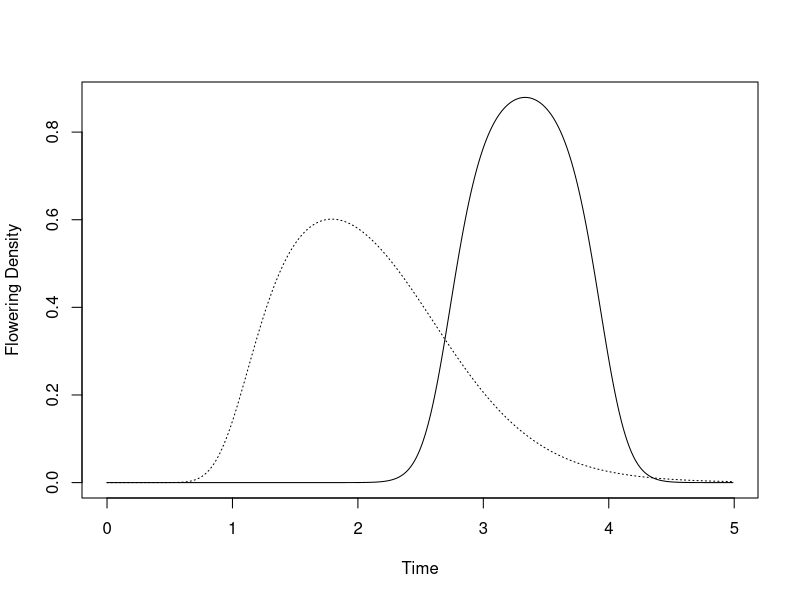
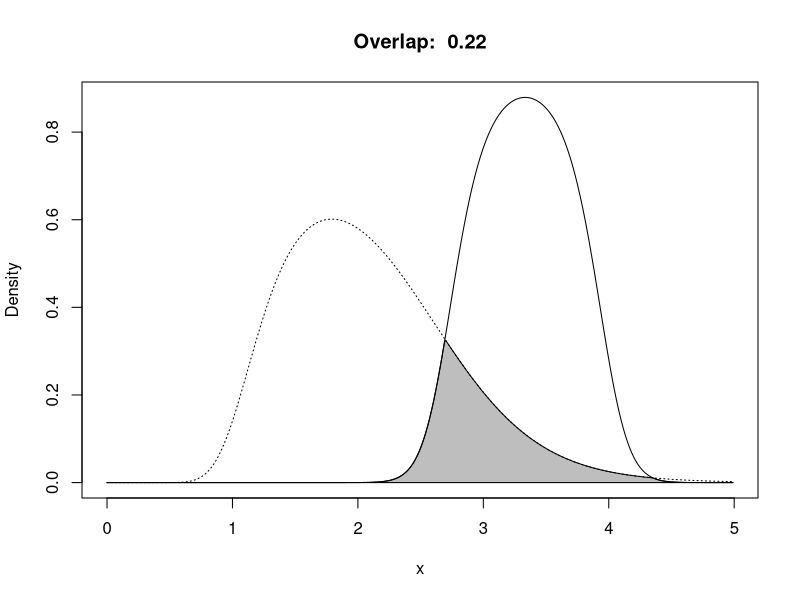

Source code (R) for these figures, in order:
## ---- chunk 1
f1 <- function(x,a1,b1,c1) { exp(a1 + b1 * x + c1 * x^2)/(1 + exp(a1 + b1 * x + c1 * x^2)) }
f2 <- function(x,a2,b2,c2) { exp(a2 + b2 * log(x) + c2 * log(x)^2)/(1 + exp(a2 + b2 * log(x) + c2 * log(x)^2)) }
## ---- chunk 2
f1_dens <- function(x,a1,b1,c1) { 
  y <- f1(x,a1,b1,c1)
  yi <- integrate(f1, -Inf, +Inf, a1=a1, b1=b1, c1=c1)
  return(y/yi[[1]])
}

f2_dens <- function(x,a2,b2,c2) { 
  y <- f2(x,a2,b2,c2)
  yi <- integrate(f2, 1e-10, +Inf, a2=a2, b2=b2, c2=c2)
  return(y/yi[[1]])
}
## ---- chunk 3
min_f1f2_dens <- function(x, a1, b1, c1, a2, b2, c2) {
  f1 <- f1_dens(x,a1,b1,c1) 
  f2 <- f2_dens(x,a2,b2,c2)
  pmin(f1, f2)
}
## ---- chunk 4
a1 <- -65
b1 <- 40
c1 <- -6

a2 <- -2
b2 <- 7
c2 <- -6
xs <- seq(0.0001,5,by=0.01)

y1s <- f1(xs,a1,b1,c1)
y2s <- f2(xs,a2,b2,c2)
y1d <- f1_dens(xs,a1,b1,c1)
y2d <- f2_dens(xs,a2,b2,c2)

yid <- min_f1f2_dens(xs, a1, b1, c1, a2, b2, c2)
xpd <- c(xs, xs[1])
ypd <- c(yid, yid[1])

par(mfrow=c(1,1))
plot(xs, y1s, type="n", ylim=c(0, max(y1d,y2d)),xlab="Time", ylab="Flowering Density")
lines(xs, y1d, lty="solid")
lines(xs, y2d, lty="dotted")
## ---- chunk 5
##Computes overlap
over_dens <- integrate(min_f1f2_dens, 0, Inf, a1=a1, b1=b1, c1=c1, a2=a2, b2=b2, c2=c2)
## ---- chunk 6
par(mfrow=c(1,1))
plot(xs, y1s, type="n", ylim=c(0, max(y1d,y2d)),xlab="x", ylab="Density")
polygon(xpd, ypd, col="gray")
lines(xs, y1d, lty="solid")
lines(xs, y2d, lty="dotted")
title(main=paste("Overlap: ",round(over_dens[[1]],2)))
